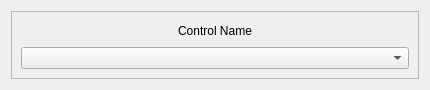
<?xml version="1.0" encoding="UTF-8"?>
<ui version="4.0">
 <class>ControlFormMenu</class>
 <widget class="QWidget" name="ControlFormMenu">
  <property name="geometry">
   <rect>
    <x>0</x>
    <y>0</y>
    <width>430</width>
    <height>90</height>
   </rect>
  </property>
  <property name="minimumSize">
   <size>
    <width>430</width>
    <height>90</height>
   </size>
  </property>
  <property name="maximumSize">
   <size>
    <width>16777215</width>
    <height>90</height>
   </size>
  </property>
  <property name="windowTitle">
   <string>Form</string>
  </property>
  <layout class="QVBoxLayout" name="verticalLayout">
   <item>
    <widget class="QFrame" name="frame">
     <property name="frameShape">
      <enum>QFrame::StyledPanel</enum>
     </property>
     <property name="frameShadow">
      <enum>QFrame::Raised</enum>
     </property>
     <layout class="QVBoxLayout" name="verticalLayout_2">
      <item>
       <widget class="QLabel" name="lblControlName">
        <property name="text">
         <string>Control Name</string>
        </property>
        <property name="alignment">
         <set>Qt::AlignCenter</set>
        </property>
       </widget>
      </item>
      <item>
       <widget class="QComboBox" name="cbControls"/>
      </item>
     </layout>
    </widget>
   </item>
  </layout>
 </widget>
 <resources/>
 <connections/>
</ui>
